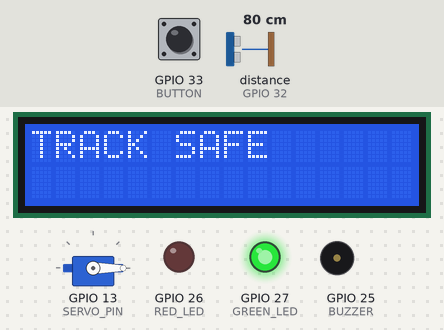
Bench run of a sketch on a simulated ESP32. On the bench: 16×2 character LCD, servo, output pins drawn as LEDs (lit = HIGH), buzzer (waves = sounding). Wiring (inferred from the names in the program): ultrasonic range finder: trigger GPIO 5; echo GPIO 32. The inputs (shaded band) are chosen by the test bench; at power-on: distance to the obstacle (sensor on GPIO 32) 80 cm, GPIO 33 (BUTTON) HIGH. The echo pulse lasts 58.3 µs per cm; pins used as bus, display or sensor lines are not drawn; what the sketch prints to the serial monitor is not drawn.

Above: at 4.2 s.
4.3 s: distance to the obstacle (sensor on GPIO 32) set to 10 cm
6.4 s: distance to the obstacle (sensor on GPIO 32) set to 7 cm
At 8.6 s:
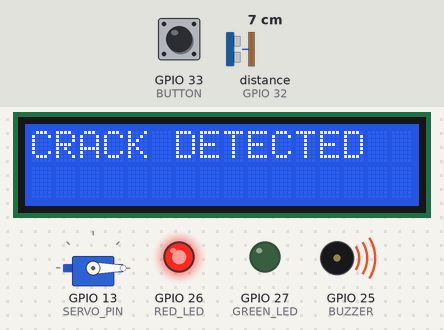
At 10.8 s:
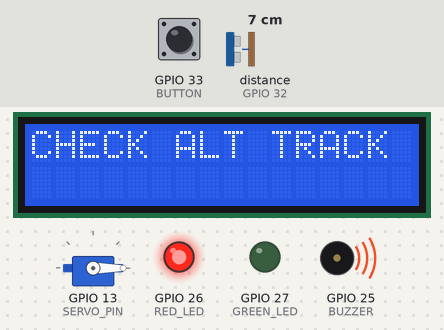
Timing chart, 0 to 42.3 s (numbered marks = the images above; inputs shaded):
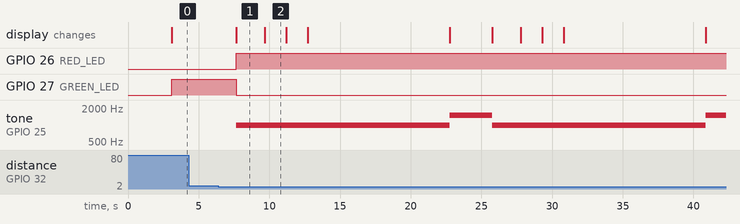

Measured:
- the behaviour switches between 9 and 8 cm on distance to the obstacle (sensor on GPIO 32) (found by bisection; images 0 and 1)
- after the input at 4.3 s, every drawn part: stays the same
- after the input at 6.4 s, GPIO 26 (RED_LED): LOW → HIGH after 1.3 s; GPIO 27 (GREEN_LED): HIGH → LOW after 1.3 s; tone on GPIO 25 (BUZZER): alternates 1500 Hz for 3.0 s and 1000 Hz for 15.1 s, starting after 1.3 s; the display: changes after 1.3 s (image 1)
- what the display in image 1 shows lasts 2.0 s, from 7.7 s to 9.7 s

The sketch:

main.ino
```cpp
#include <Wire.h>
#include <LiquidCrystal_I2C.h>
#include <ESP32Servo.h>

#define TRIG 5
#define ECHO 32

#define RED_LED 26
#define GREEN_LED 27
#define BUZZER 25

#define BUTTON 33

#define SS_PIN 21
#define RST_PIN 4

#define SERVO_PIN 13

LiquidCrystal_I2C lcd(0x27,16,2);
Servo trackServo;

long duration;
float distance;

void setup(){

Serial.begin(115200);

pinMode(TRIG,OUTPUT);
pinMode(ECHO,INPUT);

pinMode(RED_LED,OUTPUT);
pinMode(GREEN_LED,OUTPUT);
pinMode(BUZZER,OUTPUT);

pinMode(BUTTON,INPUT_PULLUP);


lcd.init();
lcd.backlight();

trackServo.setPeriodHertz(50);
trackServo.attach(SERVO_PIN,500,2400);

trackServo.write(0);

lcd.setCursor(0,0);
lcd.print("SMART RAILWAY");
lcd.setCursor(0,1);
lcd.print("SYSTEM READY");

delay(3000);
lcd.clear();
}

void loop(){

checkTrack();

}


void checkTrack(){

digitalWrite(TRIG,LOW);
delayMicroseconds(2);

digitalWrite(TRIG,HIGH);
delayMicroseconds(10);

digitalWrite(TRIG,LOW);

duration = pulseIn(ECHO,HIGH);
distance = duration * 0.034 / 2;

Serial.print("Distance: ");
Serial.println(distance);

if(distance < 8){

Serial.println("CRACK DETECTED");

lcd.clear();
lcd.setCursor(0,0);
lcd.print("CRACK DETECTED");

digitalWrite(RED_LED,HIGH);
digitalWrite(GREEN_LED,LOW);

tone(BUZZER,1000);

delay(2000);

selfHealing();

}

else{

Serial.println("TRACK SAFE");

lcd.clear();
lcd.setCursor(0,0);
lcd.print("TRACK SAFE");

digitalWrite(GREEN_LED,HIGH);
digitalWrite(RED_LED,LOW);

noTone(BUZZER);

delay(1500);
}

}

void selfHealing(){

Serial.println("SELF HEALING MODE");

lcd.clear();
lcd.setCursor(0,0);
lcd.print("CHECK ALT TRACK");

delay(1500);

int altTrack = digitalRead(BUTTON);

if(altTrack == HIGH){   // Alternate track free

Serial.println("ALT TRACK FREE");

lcd.clear();
lcd.setCursor(0,0);
lcd.print("ALT TRACK FREE");
delay(1500);

// Ask authority permission

lcd.clear();
lcd.setCursor(0,0);
lcd.print("WAIT AUTHORITY");
lcd.setCursor(0,1);
lcd.print("10 SEC TIME");

Serial.println("Waiting for Authority Permission");

unsigned long startTime = millis();
bool permission = false;

// Wait for 10 seconds

while(millis() - startTime < 10000){

if(digitalRead(BUTTON) == LOW){   // Button pressed
permission = true;
break;
}

delay(50);
}

// If permission granted

if(permission){

Serial.println("PERMISSION GRANTED");

lcd.clear();
lcd.setCursor(0,0);
lcd.print("PERMISSION OK");

delay(1000);

// Switch track

trackServo.write(90);

lcd.clear();
lcd.setCursor(0,0);
lcd.print("TRACK SWITCHED");

// Stop buzzer and indicate safe path

noTone(BUZZER);
digitalWrite(RED_LED,LOW);
digitalWrite(GREEN_LED,HIGH);

delay(2000);

}

// If authority did not respond

else{

Serial.println("NO PERMISSION");

lcd.clear();
lcd.setCursor(0,0);
lcd.print("NO PERMISSION");
lcd.setCursor(0,1);
lcd.print("TRAIN STOPPED");

tone(BUZZER,1500);
digitalWrite(RED_LED,HIGH);
digitalWrite(GREEN_LED,LOW);

delay(3000);
}

}

else{

Serial.println("ALT TRACK BUSY");

lcd.clear();
lcd.setCursor(0,0);
lcd.print("ALT TRACK BUSY");
lcd.setCursor(0,1);
lcd.print("TRAIN STOPPED");

tone(BUZZER,1500);

digitalWrite(RED_LED,HIGH);
digitalWrite(GREEN_LED,LOW);

delay(3000);

}

}
```
